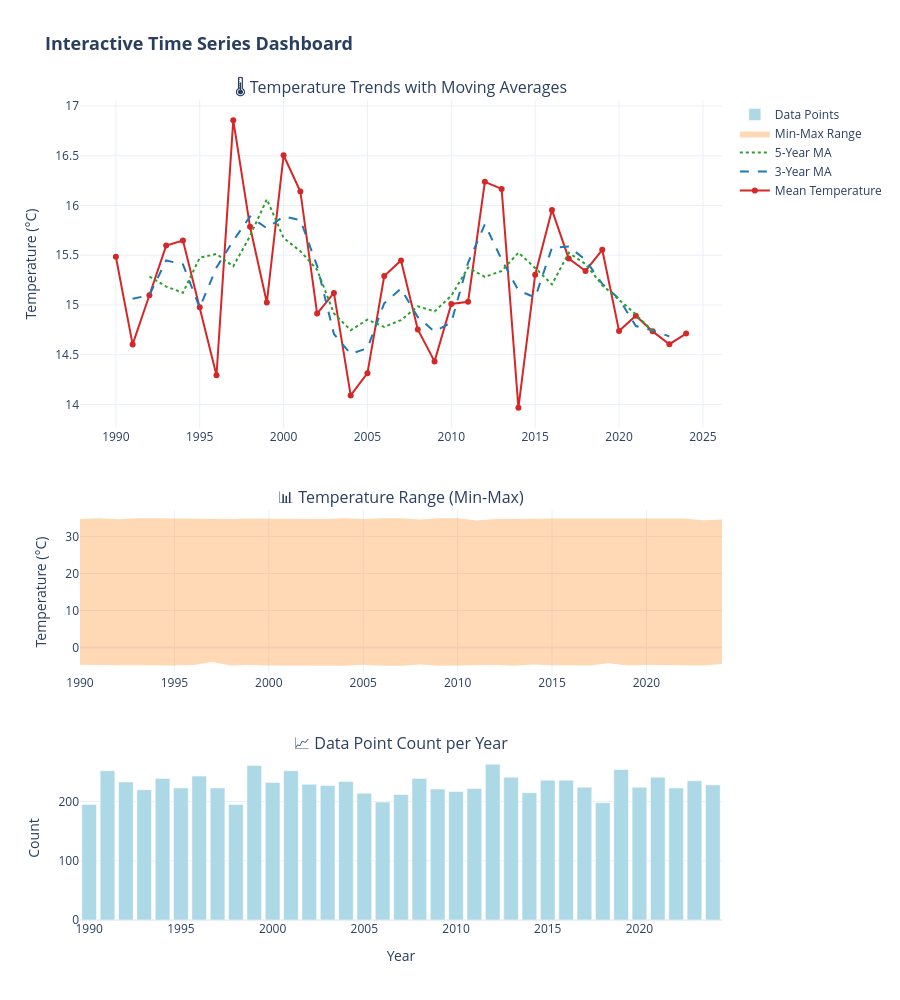

Notebook code for this chart:
### Markdown cell above
## 6. Interactive Time Series Plot with Plotly

### Code cell
# Create interactive visualization with Plotly
print("🎨 Creating interactive visualization...")

# Prepare aggregated data
yearly_stats = df.groupby('Tahun').agg({
    'Suhu_Rata_Rata_C': ['mean', 'min', 'max', 'std', 'count']
}).reset_index()
yearly_stats.columns = ['Year', 'Mean', 'Min', 'Max', 'Std', 'Count']

# Calculate rolling averages
yearly_stats['MA_3'] = yearly_stats['Mean'].rolling(window=3, center=True).mean()
yearly_stats['MA_5'] = yearly_stats['Mean'].rolling(window=5, center=True).mean()

# Create subplot figure
fig = make_subplots(
    rows=3, cols=1,
    subplot_titles=(
        '🌡️ Temperature Trends with Moving Averages',
        '📊 Temperature Range (Min-Max)',
        '📈 Data Point Count per Year'
    ),
    vertical_spacing=0.1,
    row_heights=[0.5, 0.25, 0.25]
)

# Plot 1: Main temperature with moving averages
fig.add_trace(
    go.Scatter(
        x=yearly_stats['Year'],
        y=yearly_stats['Mean'],
        mode='lines+markers',
        name='Mean Temperature',
        line=dict(color='#d62728', width=2),
        marker=dict(size=6),
        hovertemplate='<b>Year:</b> %{x}<br><b>Mean:</b> %{y:.2f}°C<br><extra></extra>'
    ),
    row=1, col=1
)

fig.add_trace(
    go.Scatter(
        x=yearly_stats['Year'],
        y=yearly_stats['MA_3'],
        mode='lines',
        name='3-Year MA',
        line=dict(color='#1f77b4', width=2, dash='dash'),
        hovertemplate='<b>Year:</b> %{x}<br><b>3-Year MA:</b> %{y:.2f}°C<br><extra></extra>'
    ),
    row=1, col=1
)

fig.add_trace(
    go.Scatter(
        x=yearly_stats['Year'],
        y=yearly_stats['MA_5'],
        mode='lines',
        name='5-Year MA',
        line=dict(color='#2ca02c', width=2, dash='dot'),
        hovertemplate='<b>Year:</b> %{x}<br><b>5-Year MA:</b> %{y:.2f}°C<br><extra></extra>'
    ),
    row=1, col=1
)

# Plot 2: Min-Max Range
fig.add_trace(
    go.Scatter(
        x=yearly_stats['Year'],
        y=yearly_stats['Max'],
        mode='lines',
        name='Max',
        line=dict(width=0),
        showlegend=False,
        hoverinfo='skip'
    ),
    row=2, col=1
)

fig.add_trace(
    go.Scatter(
        x=yearly_stats['Year'],
        y=yearly_stats['Min'],
        mode='lines',
        name='Min-Max Range',
        line=dict(width=0),
        fillcolor='rgba(255, 127, 14, 0.3)',
        fill='tonexty',
        hovertemplate='<b>Year:</b> %{x}<br><b>Min:</b> %{y:.2f}°C<br><extra></extra>'
    ),
    row=2, col=1
)

# Plot 3: Data count
fig.add_trace(
    go.Bar(
        x=yearly_stats['Year'],
        y=yearly_stats['Count'],
        name='Data Points',
        marker_color='lightblue',
        hovertemplate='<b>Year:</b> %{x}<br><b>Count:</b> %{y}<br><extra></extra>'
    ),
    row=3, col=1
)

# Update layout
fig.update_layout(
    height=1000,
    title_text="<b>Interactive Time Series Dashboard</b>",
    title_font_size=18,
    showlegend=True,
    hovermode='x unified',
    template='plotly_white'
)

fig.update_xaxes(title_text="Year", row=3, col=1)
fig.update_yaxes(title_text="Temperature (°C)", row=1, col=1)
fig.update_yaxes(title_text="Temperature (°C)", row=2, col=1)
fig.update_yaxes(title_text="Count", row=3, col=1)

fig.show()

print("✅ Interactive plot created! Use the toolbar to zoom, pan, and explore the data.")

### Figure 1 — Plotly figure (JSON) as saved in the notebook; plotly's stock layout.template omitted (floating-point values rounded to 4 significant figures)
{"data": [{"hovertemplate": "<b>Year:</b> %{x}<br><b>Mean:</b> %{y:.2f}°C<br><extra></extra>", "line": {"color": "#d62728", "width": 2}, "marker": {"size": 6}, "mode": "lines+markers", "name": "Mean Temperature", "type": "scatter", "x": [1990, 1991, 1992, 1993, 1994, 1995, 1996, 1997, 1998, 1999, 2000, 2001, 2002, 2003, 2004, 2005, 2006, 2007, 2008, 2009, 2010, 2011, 2012, 2013, 2014, 2015, 2016, 2017, 2018, 2019, 2020, 2021, 2022, 2023, 2024], "xaxis": "x", "y": [15.48, 14.6, 15.1, 15.6, 15.65, 14.98, 14.29, 16.86, 15.79, 15.02, 16.5, 16.14, 14.91, 15.12, 14.09, 14.31, 15.29, 15.45, 14.75, 14.43, 15.01, 15.03, 16.24, 16.17, 13.97, 15.3, 15.96, 15.47, 15.34, 15.55, 14.74, 14.89, 14.73, 14.61, 14.71], "yaxis": "y"}, {"hovertemplate": "<b>Year:</b> %{x}<br><b>3-Year MA:</b> %{y:.2f}°C<br><extra></extra>", "line": {"color": "#1f77b4", "dash": "dash", "width": 2}, "mode": "lines", "name": "3-Year MA", "type": "scatter", "x": [1990, 1991, 1992, 1993, 1994, 1995, 1996, 1997, 1998, 1999, 2000, 2001, 2002, 2003, 2004, 2005, 2006, 2007, 2008, 2009, 2010, 2011, 2012, 2013, 2014, 2015, 2016, 2017, 2018, 2019, 2020, 2021, 2022, 2023, 2024], "xaxis": "x", "y": [NaN, 15.06, 15.1, 15.45, 15.41, 14.97, 15.38, 15.65, 15.89, 15.77, 15.89, 15.85, 15.39, 14.71, 14.51, 14.56, 15.02, 15.16, 14.88, 14.73, 14.82, 15.43, 15.81, 15.46, 15.15, 15.07, 15.58, 15.59, 15.45, 15.21, 15.06, 14.79, 14.74, 14.68, NaN], "yaxis": "y"}, {"hovertemplate": "<b>Year:</b> %{x}<br><b>5-Year MA:</b> %{y:.2f}°C<br><extra></extra>", "line": {"color": "#2ca02c", "dash": "dot", "width": 2}, "mode": "lines", "name": "5-Year MA", "type": "scatter", "x": [1990, 1991, 1992, 1993, 1994, 1995, 1996, 1997, 1998, 1999, 2000, 2001, 2002, 2003, 2004, 2005, 2006, 2007, 2008, 2009, 2010, 2011, 2012, 2013, 2014, 2015, 2016, 2017, 2018, 2019, 2020, 2021, 2022, 2023, 2024], "xaxis": "x", "y": [NaN, NaN, 15.29, 15.18, 15.12, 15.47, 15.51, 15.39, 15.69, 16.06, 15.67, 15.54, 15.35, 14.92, 14.75, 14.85, 14.78, 14.85, 14.99, 14.93, 15.09, 15.38, 15.28, 15.34, 15.53, 15.37, 15.21, 15.52, 15.41, 15.2, 15.05, 14.9, 14.74, NaN, NaN], "yaxis": "y"}, {"hoverinfo": "skip", "line": {"width": 0}, "mode": "lines", "name": "Max", "showlegend": false, "type": "scatter", "x": [1990, 1991, 1992, 1993, 1994, 1995, 1996, 1997, 1998, 1999, 2000, 2001, 2002, 2003, 2004, 2005, 2006, 2007, 2008, 2009, 2010, 2011, 2012, 2013, 2014, 2015, 2016, 2017, 2018, 2019, 2020, 2021, 2022, 2023, 2024], "xaxis": "x2", "y": [34.78, 35.0, 34.73, 34.99, 34.98, 34.93, 34.89, 34.97, 34.78, 34.94, 34.89, 34.75, 34.85, 34.78, 34.97, 34.79, 34.97, 34.99, 34.65, 34.98, 34.98, 34.38, 34.78, 34.87, 34.88, 34.91, 34.89, 34.92, 34.84, 34.98, 34.92, 34.85, 34.92, 34.44, 34.64], "yaxis": "y2"}, {"fill": "tonexty", "fillcolor": "rgba(255, 127, 14, 0.3)", "hovertemplate": "<b>Year:</b> %{x}<br><b>Min:</b> %{y:.2f}°C<br><extra></extra>", "line": {"width": 0}, "mode": "lines", "name": "Min-Max Range", "type": "scatter", "x": [1990, 1991, 1992, 1993, 1994, 1995, 1996, 1997, 1998, 1999, 2000, 2001, 2002, 2003, 2004, 2005, 2006, 2007, 2008, 2009, 2010, 2011, 2012, 2013, 2014, 2015, 2016, 2017, 2018, 2019, 2020, 2021, 2022, 2023, 2024], "xaxis": "x2", "y": [-4.68, -4.81, -4.81, -4.83, -4.98, -4.93, -4.79, -3.98, -4.93, -4.79, -4.88, -4.95, -4.95, -4.97, -4.99, -4.69, -4.98, -4.98, -4.67, -4.98, -4.88, -4.74, -4.78, -4.97, -4.64, -4.84, -4.78, -4.91, -4.31, -4.91, -4.75, -4.81, -4.87, -4.9, -4.51], "yaxis": "y2"}, {"hovertemplate": "<b>Year:</b> %{x}<br><b>Count:</b> %{y}<br><extra></extra>", "marker": {"color": "lightblue"}, "name": "Data Points", "type": "bar", "x": [1990, 1991, 1992, 1993, 1994, 1995, 1996, 1997, 1998, 1999, 2000, 2001, 2002, 2003, 2004, 2005, 2006, 2007, 2008, 2009, 2010, 2011, 2012, 2013, 2014, 2015, 2016, 2017, 2018, 2019, 2020, 2021, 2022, 2023, 2024], "xaxis": "x3", "y": [195, 252, 233, 220, 239, 223, 243, 223, 195, 261, 232, 252, 229, 227, 234, 214, 199, 212, 239, 221, 217, 222, 263, 241, 215, 236, 236, 224, 198, 254, 224, 241, 223, 235, 228], "yaxis": "y3"}], "layout": {"annotations": [{"font": {"size": 16}, "showarrow": false, "text": "🌡️ Temperature Trends with Moving Averages", "x": 0.5, "xanchor": "center", "xref": "paper", "y": 1, "yanchor": "bottom", "yref": "paper"}, {"font": {"size": 16}, "showarrow": false, "text": "📊 Temperature Range (Min-Max)", "x": 0.5, "xanchor": "center", "xref": "paper", "y": 0.5, "yanchor": "bottom", "yref": "paper"}, {"font": {"size": 16}, "showarrow": false, "text": "📈 Data Point Count per Year", "x": 0.5, "xanchor": "center", "xref": "paper", "y": 0.2, "yanchor": "bottom", "yref": "paper"}], "height": 1000, "hovermode": "x unified", "showlegend": true, "title": {"font": {"size": 18}, "text": "<b>Interactive Time Series Dashboard</b>"}, "xaxis": {"anchor": "y", "domain": [0, 1]}, "xaxis2": {"anchor": "y2", "domain": [0, 1]}, "xaxis3": {"anchor": "y3", "domain": [0, 1], "title": {"text": "Year"}}, "yaxis": {"anchor": "x", "domain": [0.6, 1], "title": {"text": "Temperature (°C)"}}, "yaxis2": {"anchor": "x2", "domain": [0.3, 0.5], "title": {"text": "Temperature (°C)"}}, "yaxis3": {"anchor": "x3", "domain": [0, 0.2], "title": {"text": "Count"}}}}
